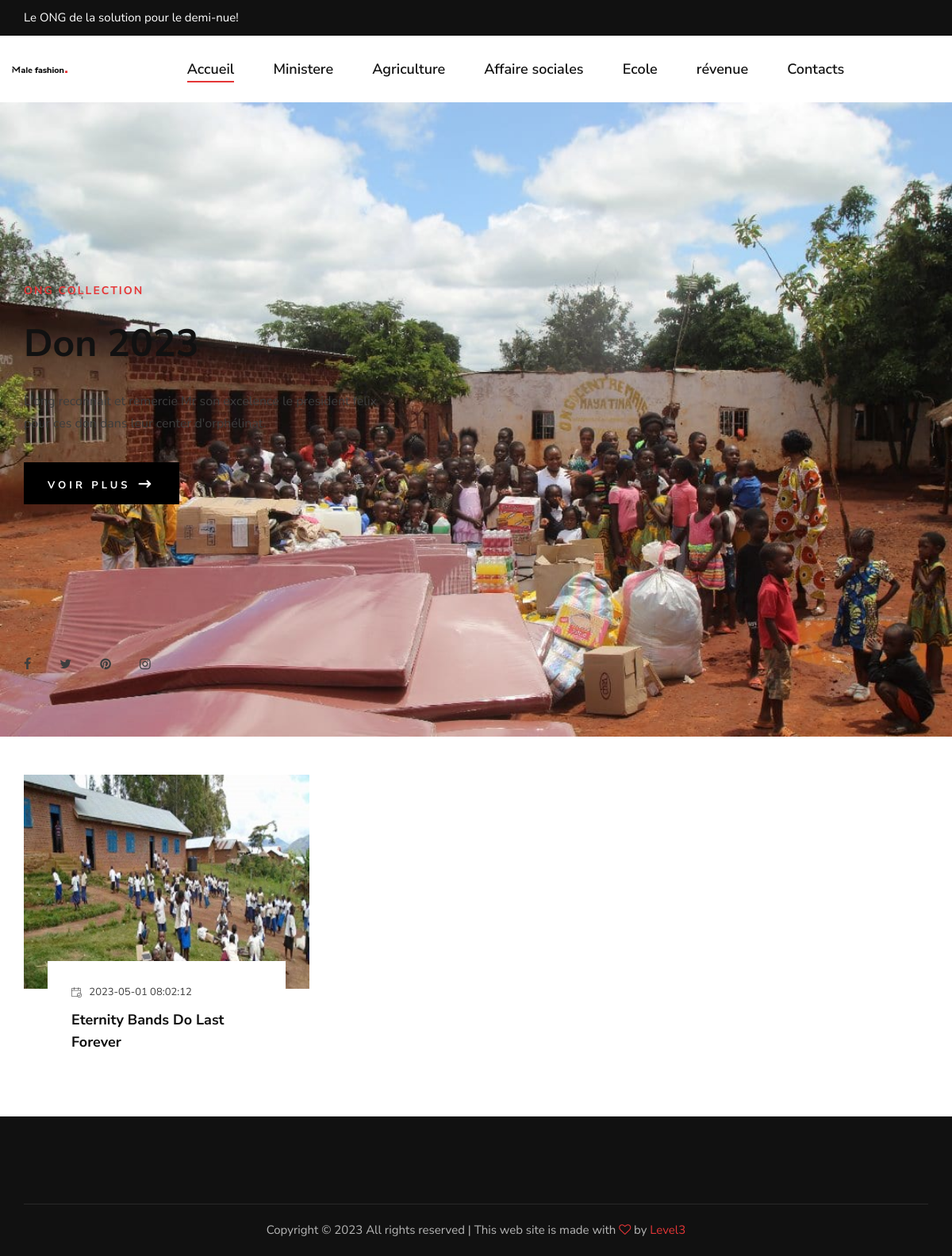
The app's page /sociales/filles_mere with its own data.
### tables this page shows
CREATE TABLE `sociales` (
  `id` int NOT NULL AUTO_INCREMENT COMMENT 'Primary Key',
  `type_sociale` varchar(255) DEFAULT NULL,
  `photo_sociale` blob,
  `date_sociale` datetime DEFAULT NULL,
  `description_sociale` text,
  PRIMARY KEY (`id`)
);

### controller/sociales.php (called while the page is built, shortened)
<?php
class Sociales extends Controller
{
  function __construct()
  {
    $this->view->js = array('home/js/home.js');
  }
  function filles_mere()
  {
    $this->view->title = 'ONG | filles mére';
    $this->view->active = 'sociales';
    $this->view->user = $this->user;
    $this->view->sociales = $this->model->getSociale("filles_mere");
    $this->view->rende('sociales/filles_mere');
  }
}

### index.php (called while the page is built, shortened)
<?php
require LIBS.'controller.php';
require LIBS.'Model.php';
require LIBS.'database.php';
$bootstrap = new Bootstrap();
$bootstrap->int();

### libs/database.php (called while the page is built, shortened)
<?php
class Database extends PDO
{
  public function __construct($DB_TYPE, $DB_HOST, $DB_PORT, $DB_NAME, $DB_USER, $DB_PASS)
  {
    $mysql = $DB_TYPE . ':host=' . $DB_HOST . ';dbname=' . $DB_NAME . ';user=' . $DB_USER . ';password=' . $DB_PASS;
  }
  public function select($sql, $array = array(), $fetchMode = PDO::FETCH_ASSOC)
  {
    $query = $this->prepare($sql);
    foreach ($array as $key => $value) {
      $query->bindValue(":$key", $value);
    }
    $query->execute();
    return $query->fetchAll();
  }
}

### models/sociales_model.php (called while the page is built, shortened)
<?php
class Sociales_Model extends Model
{
  public function getSociale($type)
  {
    return $this->db->select("SELECT * FROM sociales WHERE type_sociale =:t ORDER BY id DESC", array("t" => $type));
  }
}

### libs/controller.php (called while the page is built, shortened)
<?php
class Controller
{
  public function loadModel($name, $modelpath)
  {
    $path = $modelpath . $name . '_model.php';
    if (file_exists($path)) {
      $this->model = new $modelName();
    }
  }
}

### libs/Model.php (called while the page is built, shortened)
<?php
class Model
{
	function __construct()
	{
		$this->db = new Database(DB_TYPE, DB_HOST, DB_PORT, DB_NAME, DB_USER, DB_PASS);
	}
}

### views/sociales/filles_mere.php (the view)
<section class="hero">
  <div class="hero__slider owl-carousel">
    <div class="hero__items set-bg" data-setbg="<?= URL ?>public/ong_img/1.jpeg">
      <div class="container">
        <div class="row">
          <div class="col-xl-5 col-lg-7 col-md-8">
            <div class="hero__text">
              <h6>ONG Collection</h6>
              <h2>Don 2023</h2>
              <p>L'ong reconnait et remercie Mr son excelence le president felix pour ces don dans leur center d'orphélinat.</p>
              <a href="<?= URL ?>sociale/orphelina" class="primary-btn">Voir plus <span class="arrow_right"></span></a>
              <div class="hero__social">
                <a href="#"><i class="fa fa-facebook"></i></a>
                <a href="#"><i class="fa fa-twitter"></i></a>
                <a href="#"><i class="fa fa-pinterest"></i></a>
                <a href="#"><i class="fa fa-instagram"></i></a>
              </div>
            </div>
          </div>
        </div>
      </div>
    </div>
  </div>
</section>
<div class="container mt-5">
  <div class="row">
    <?php
     if (!empty($this->sociales)) {
       foreach ($this->sociales as $key) {
     ?>
        <div class="col-lg-4 col-md-6 col-sm-6">
          <div class="blog__item">
            <div class="blog__item__pic set-bg" data-setbg="<?= URL ?>public/ong_img/<?= $key['photo_sociale'] ?>" style="background-image: url(&quot;<?= URL ?>public/ong_img/<?= $key['photo_sociale'] ?>&quot;);"></div>
            <div class="blog__item__text">
              <span><img src="<?= URL ?>public/img/icon/calendar.png" alt=""> <?= $key["date_sociale"] ?></span>
              <h5><?= $key["description_sociale"] ?></h5>
            </div>
          </div>
        </div>
    <?php
       }
     }
     ?>
  </div>
</div>

### public/css/style.css (style rules this page uses)
html, body { height: 100%; font-family: "Nunito Sans", sans-serif; -webkit-font-smoothing: antialiased; }
h1, h2, h3, h4, h5, h6 { margin: 0; color: #111111; font-weight: 400; font-family: "Nunito Sans", sans-serif; }
h2 { font-size: 36px; }
h5 { font-size: 18px; }
h6 { font-size: 16px; }
p { font-size: 15px; font-family: "Nunito Sans", sans-serif; color: #3d3d3d; font-weight: 400; line-height: 25px; margin: 0 0 15px 0; }
img { max-width: 100%; }
.set-bg { background-repeat: no-repeat; background-size: cover; background-position: top center; }
.primary-btn { display: inline-block; font-size: 13px; font-weight: 700; text-transform: uppercase; padding: 14px 30px; color: #ffffff; background: #000000; letter-spacing: 4px; }
.hero__slider.owl-carousel .owl-item.active .hero__text h6 { top: 0; opacity: 1; }
.hero__slider.owl-carousel .owl-item.active .hero__text h2 { top: 0; opacity: 1; }
.hero__slider.owl-carousel .owl-item.active .hero__text p { top: 0; opacity: 1; }
.hero__slider.owl-carousel .owl-item.active .hero__text .primary-btn { top: 0; opacity: 1; }
.hero__items { height: 800px; padding-top: 230px; }
.hero__text h6 { color: #e53637; font-size: 14px; font-weight: 700; text-transform: uppercase; letter-spacing: 2px; margin-bottom: 28px; position: relative; top: 100px; opacity: 0; -webkit-transition: all, 0.3s; -o-transition: all, 0.3s; transition: all, 0.3s; }
.hero__text h2 { color: #111111; font-size: 48px; font-weight: 700; line-height: 58px; margin-bottom: 30px; position: relative; top: 100px; opacity: 0; -webkit-transition: all, 0.6s; -o-transition: all, 0.6s; transition: all, 0.6s; }
.hero__text p { font-size: 16px; line-height: 28px; margin-bottom: 35px; position: relative; top: 100px; opacity: 0; -webkit-transition: all, 0.9s; -o-transition: all, 0.9s; transition: all, 0.9s; }
.hero__text .primary-btn { position: relative; top: 100px; opacity: 0; -webkit-transition: all, 1.1s; -o-transition: all, 1.1s; transition: all, 1.1s; }
.hero__text .primary-btn span { font-size: 20px; position: relative; top: 4px; font-weight: 700; }
.hero__social { margin-top: 190px; }
.hero__social a { font-size: 16px; color: #3d3d3d; display: inline-block; margin-right: 32px; }
.hero__social a:last-child { margin-right: 0; }
.blog__item { margin-bottom: 45px; }
.blog__item__pic { height: 270px; }
.blog__item__text { padding: 30px 30px 25px; margin: 0 30px; margin-top: -35px; background: #ffffff; -webkit-transition: all, 0.3s; -o-transition: all, 0.3s; transition: all, 0.3s; }
.blog__item__text span { color: #3d3d3d; font-size: 13px; display: block; margin-bottom: 10px; }
.blog__item__text span img { margin-right: 6px; }
.blog__item__text h5 { color: #0d0d0d; font-weight: 700; line-height: 28px; margin-bottom: 10px; }
@media only screen and (min-width: 1200px) { .container { max-width: 1170px; } }

### records on screen
sociales: photo_sociale (picture), date_sociale "2023-05-01 08:02:12", description_sociale "Eternity Bands Do Last Forever"
